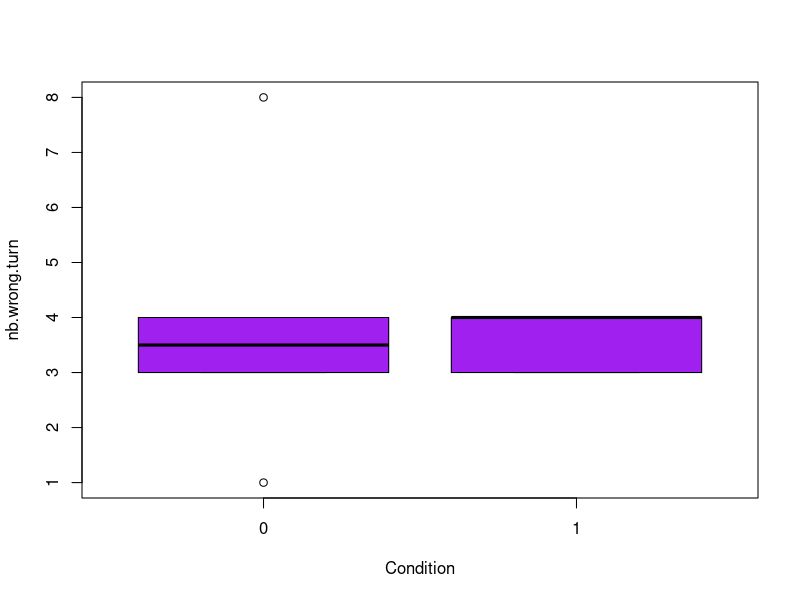
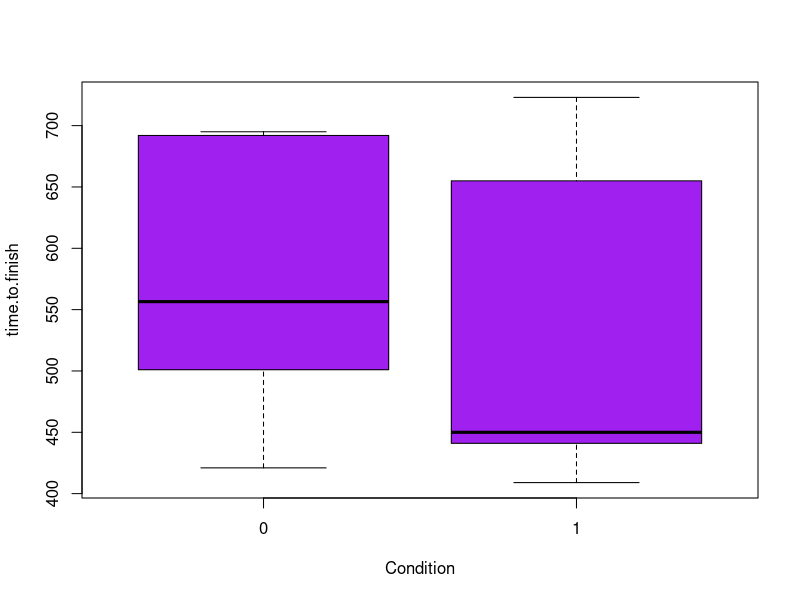
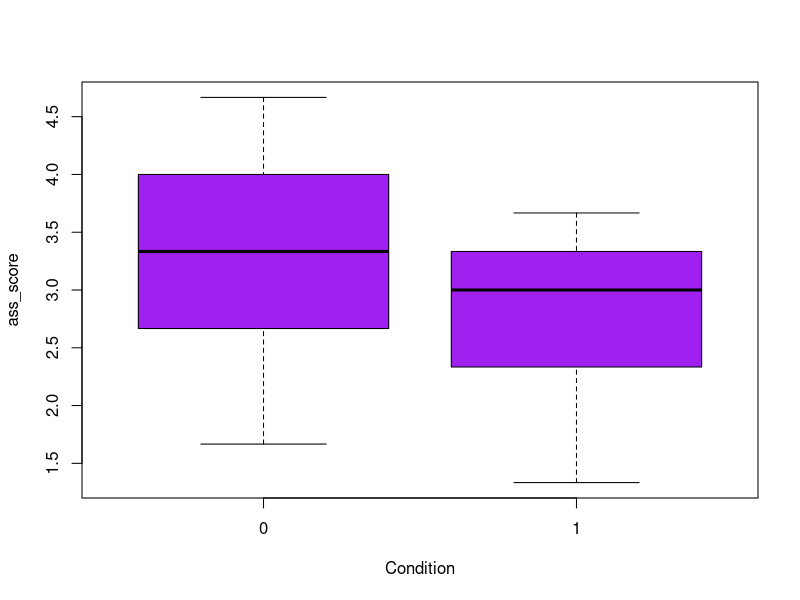
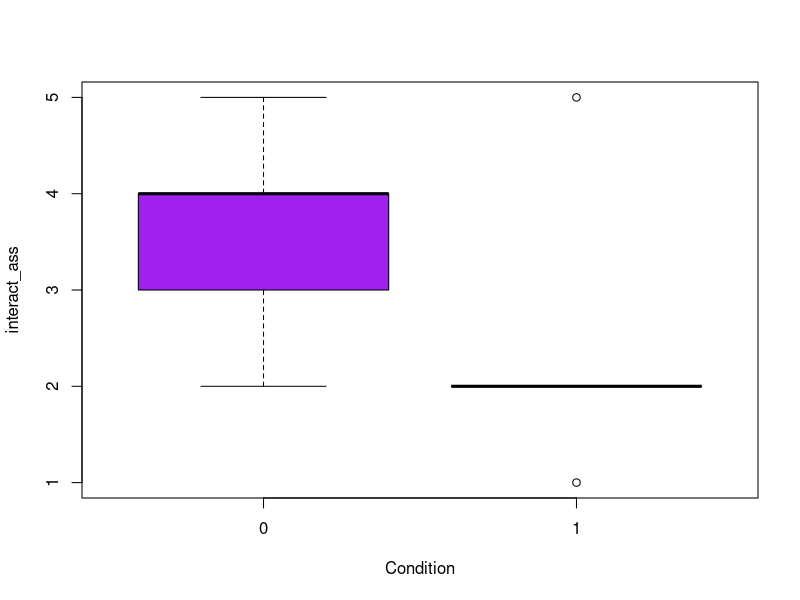
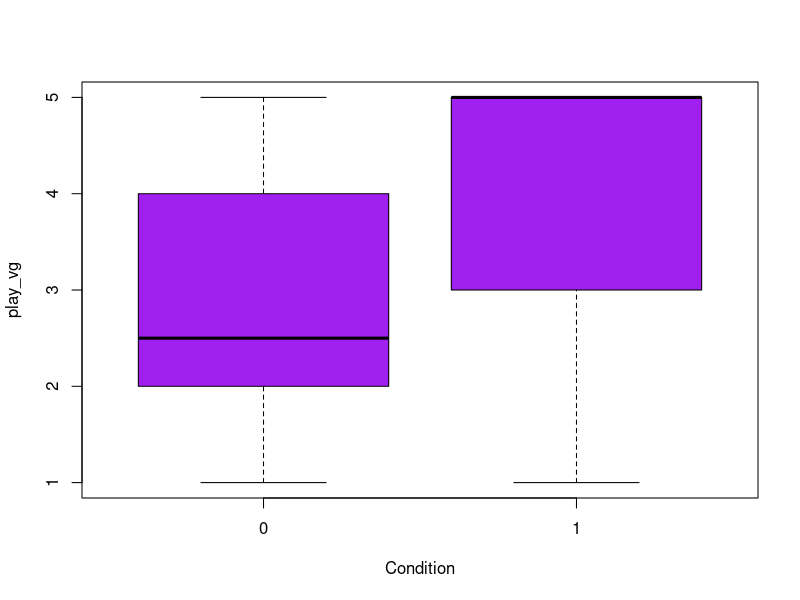
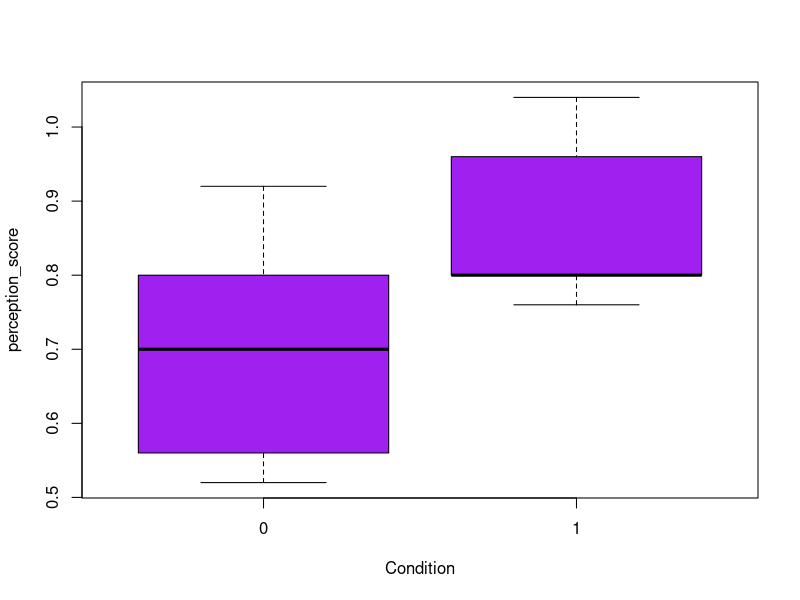
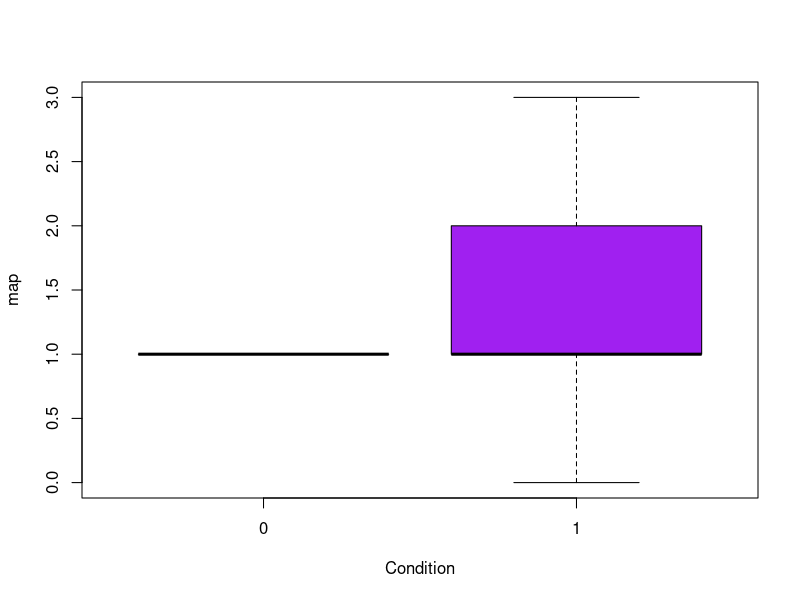
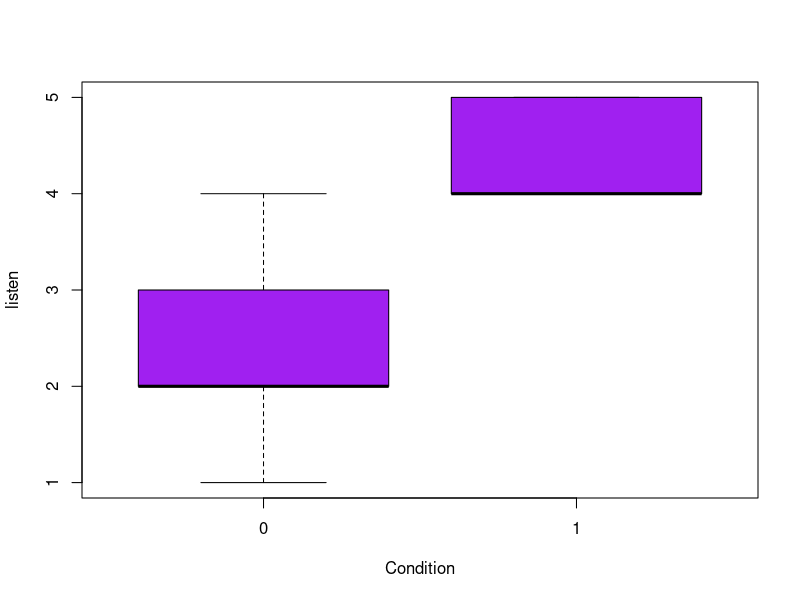

Write the R code that produced these figures, in order.
library(psy)

t = read.csv('Results.csv', sep=',',header=TRUE, stringsAsFactors = TRUE)
t1 = t[t$Condition ==1,]
t2 = t[t$Condition ==2,]
summary(t)


#analysis of the wrong turns
boxplot(nb.wrong.turn ~ Condition, data=t,col="purple")
t.test(nb.wrong.turn ~ Condition, data=t)

model = lm(nb.wrong.turn ~ Condition + play_vg , data=t)
summary(model)

#analysis of the time to finish
boxplot(time.to.finish ~ Condition, data=t,col="purple")
t.test(time.to.finish ~ Condition, data=t)
model = lm(time.to.finish ~ Condition + play_vg , data=t)
summary(model)

#Analysis of the enjoy assistant score
cronbach(t[,c(5:5,7:8)])
t$ass_score = (t$enjoy_ass + t$interact_ass + t$useful_ass)/3
boxplot(ass_score ~ Condition, data=t,col="purple")
t.test(ass_score ~ Condition, data=t)
# not a good score, interact_ass seems to be the best
boxplot(interact_ass ~ Condition, data=t,col="purple")
t.test(interact_ass ~ Condition, data=t)

#Analisys of the repartition of video game ability
boxplot(play_vg ~ Condition, data=t,col="purple")
t.test(play_vg ~ Condition, data=t)

#Analysis of the perception score
cronbach(t[,c(9:13,14:15)])
t$perception_score = (t$satisfied + t$knowledgable + t$trust +t$use +t$recommand -t$map + t$listen)/25
boxplot(perception_score ~ Condition, data=t,col="purple")
t.test(perception_score ~ Condition, data=t)
model = lm(perception_score ~ Condition + play_vg + ass_score  , data=t)
summary(model)


# Analysis of map
boxplot(map ~ Condition, data=t,col="purple")
t.test(map ~ Condition, data=t)

# Analysis of listen
boxplot(listen ~ Condition, data=t,col="purple")
t.test(listen ~ Condition, data=t)

#time.to.coin.1
boxplot(time.to.coin.1 ~ Condition, data=t,col="purple")
t.test(time.to.coin.1 ~ Condition, data=t)

#time.to.coin.2
boxplot(time.to.coin.2 ~ Condition, data=t,col="purple")
t.test(time.to.coin.2 ~ Condition, data=t)

#time.to.coin.3
boxplot(time.to.coin.3 ~ Condition, data=t,col="purple")
t.test(time.to.coin.3 ~ Condition, data=t)

#time.to.coin.4
boxplot(time.to.coin.4 ~ Condition, data=t,col="purple")
t.test(time.to.coin.4 ~ Condition, data=t)

#time.to.coin.5
boxplot(time.to.coin.5 ~ Condition, data=t,col="purple")
t.test(time.to.coin.5 ~ Condition, data=t)

#time.to.coin.6
boxplot(time.to.coin.6 ~ Condition, data=t,col="purple")
t.test(time.to.coin.6 ~ Condition, data=t)

#time.to.coin.7
boxplot(time.to.coin.7 ~ Condition, data=t,col="purple")
t.test(time.to.coin.7 ~ Condition, data=t)

#time.to.coin.8
boxplot(time.to.coin.8 ~ Condition, data=t,col="purple")
t.test(time.to.coin.8 ~ Condition, data=t)

#time.to.coin.9
boxplot(time.to.coin.9 ~ Condition, data=t,col="purple")
t.test(time.to.coin.9 ~ Condition, data=t)

#time.to.coin.10
boxplot(time.to.coin.10 ~ Condition, data=t,col="purple")
t.test(time.to.coin.10 ~ Condition, data=t)

#time.to.coin.11
boxplot(time.to.coin.11 ~ Condition, data=t,col="purple")
t.test(time.to.coin.11 ~ Condition, data=t)

#time.to.coin.12
boxplot(time.to.coin.12 ~ Condition, data=t,col="purple")
t.test(time.to.coin.12 ~ Condition, data=t)
